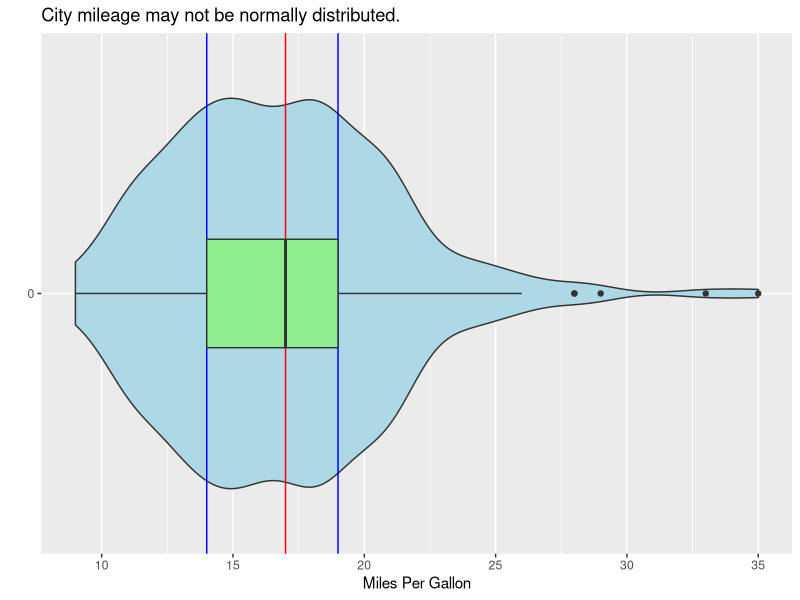

This figure's R source:
## ---- chunk 1
knitr::opts_chunk$set(echo = TRUE)
library(tidyverse)
## ---- chunk 2
Median <- median(mpg$cty)
lower_hinge <- quantile(mpg$cty, 0.25)
upper_hinge <- quantile(mpg$cty, 0.75)

mpg %>% 
  ggplot(aes(x = factor(0), y = cty)) +
  geom_violin(fill = "lightblue") +
  geom_hline(yintercept = Median, color = "red") +
  geom_hline(yintercept = lower_hinge, color = "blue") +
  geom_hline(yintercept = upper_hinge, color = "blue") +
  geom_boxplot(fill = "lightgreen", width = 0.25) +
  coord_flip() +
  labs(
    title = "City mileage may not be normally distributed.",
    x = "",
    y = "Miles Per Gallon"
  )
